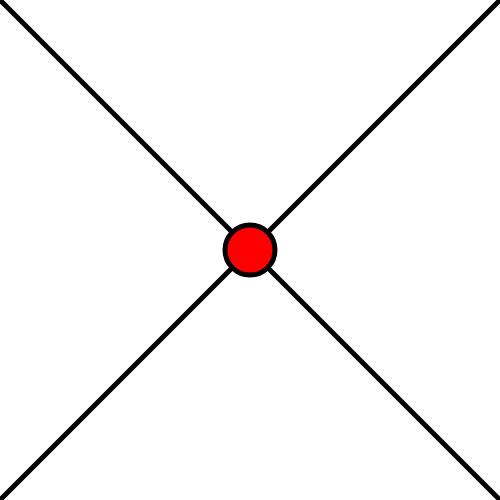
Frame 1 (no input)
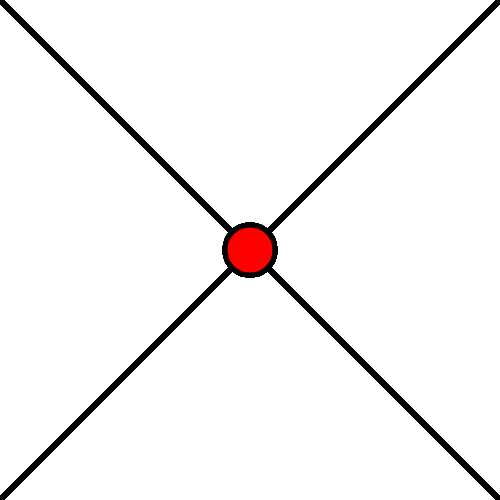
Frame 60 (no input)
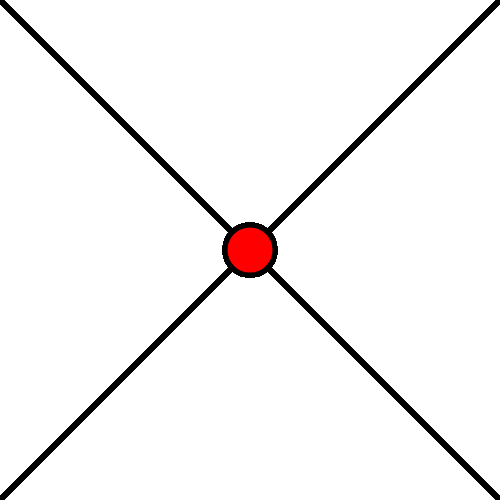
Frame 120 (the mouse pressed at the canvas centre since frame 60)

The p5.js sketch that drew these frames (run headless with seeded random() and noise() and a simulated clock; from frame 60 on, the mouse is pressed at the canvas centre):

// p5.js sketch
// ── sketch.js
function setup() {
  createCanvas (500, 500)
  
}

function draw() {
  
  strokeWeight (5)
  fill ("red")
  line (0, 0, 500, 500)
  line (500, 0, 0, 500)
  ellipse (250, 250, 50, 50)
}
